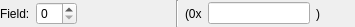
<?xml version="1.0" encoding="UTF-8"?>
<ui version="4.0">
 <class>ShortIntValueFieldWidget</class>
 <widget class="QWidget" name="ShortIntValueFieldWidget">
  <property name="geometry">
   <rect>
    <x>0</x>
    <y>0</y>
    <width>355</width>
    <height>27</height>
   </rect>
  </property>
  <property name="windowTitle">
   <string>Short Int Value Field</string>
  </property>
  <layout class="QHBoxLayout" name="horizontalLayout_3" stretch="1,0,1">
   <property name="leftMargin">
    <number>0</number>
   </property>
   <property name="topMargin">
    <number>0</number>
   </property>
   <property name="rightMargin">
    <number>0</number>
   </property>
   <property name="bottomMargin">
    <number>0</number>
   </property>
   <item>
    <widget class="QWidget" name="m_valueWidget" native="true">
     <layout class="QHBoxLayout" name="horizontalLayout">
      <property name="spacing">
       <number>6</number>
      </property>
      <property name="leftMargin">
       <number>0</number>
      </property>
      <property name="topMargin">
       <number>0</number>
      </property>
      <property name="rightMargin">
       <number>0</number>
      </property>
      <property name="bottomMargin">
       <number>0</number>
      </property>
      <item>
       <widget class="QLabel" name="m_nameLabel">
        <property name="text">
         <string>Field:</string>
        </property>
       </widget>
      </item>
      <item>
       <widget class="QSpinBox" name="m_valueSpinBox"/>
      </item>
      <item>
       <spacer name="horizontalSpacer">
        <property name="orientation">
         <enum>Qt::Horizontal</enum>
        </property>
        <property name="sizeHint" stdset="0">
         <size>
          <width>82</width>
          <height>20</height>
         </size>
        </property>
       </spacer>
      </item>
     </layout>
    </widget>
   </item>
   <item>
    <widget class="Line" name="m_sepLine">
     <property name="orientation">
      <enum>Qt::Vertical</enum>
     </property>
    </widget>
   </item>
   <item>
    <widget class="QWidget" name="m_serValueWidget" native="true">
     <layout class="QHBoxLayout" name="horizontalLayout_2">
      <property name="spacing">
       <number>6</number>
      </property>
      <property name="leftMargin">
       <number>0</number>
      </property>
      <property name="topMargin">
       <number>0</number>
      </property>
      <property name="rightMargin">
       <number>0</number>
      </property>
      <property name="bottomMargin">
       <number>0</number>
      </property>
      <item>
       <widget class="QLabel" name="m_serFrontLabel">
        <property name="text">
         <string>(0x</string>
        </property>
       </widget>
      </item>
      <item>
       <widget class="QLineEdit" name="m_serValueLineEdit"/>
      </item>
      <item>
       <widget class="QLabel" name="m_serBackLabel">
        <property name="text">
         <string>)</string>
        </property>
       </widget>
      </item>
      <item>
       <spacer name="horizontalSpacer_2">
        <property name="orientation">
         <enum>Qt::Horizontal</enum>
        </property>
        <property name="sizeHint" stdset="0">
         <size>
          <width>40</width>
          <height>20</height>
         </size>
        </property>
       </spacer>
      </item>
     </layout>
    </widget>
   </item>
  </layout>
 </widget>
 <resources/>
 <connections/>
</ui>
